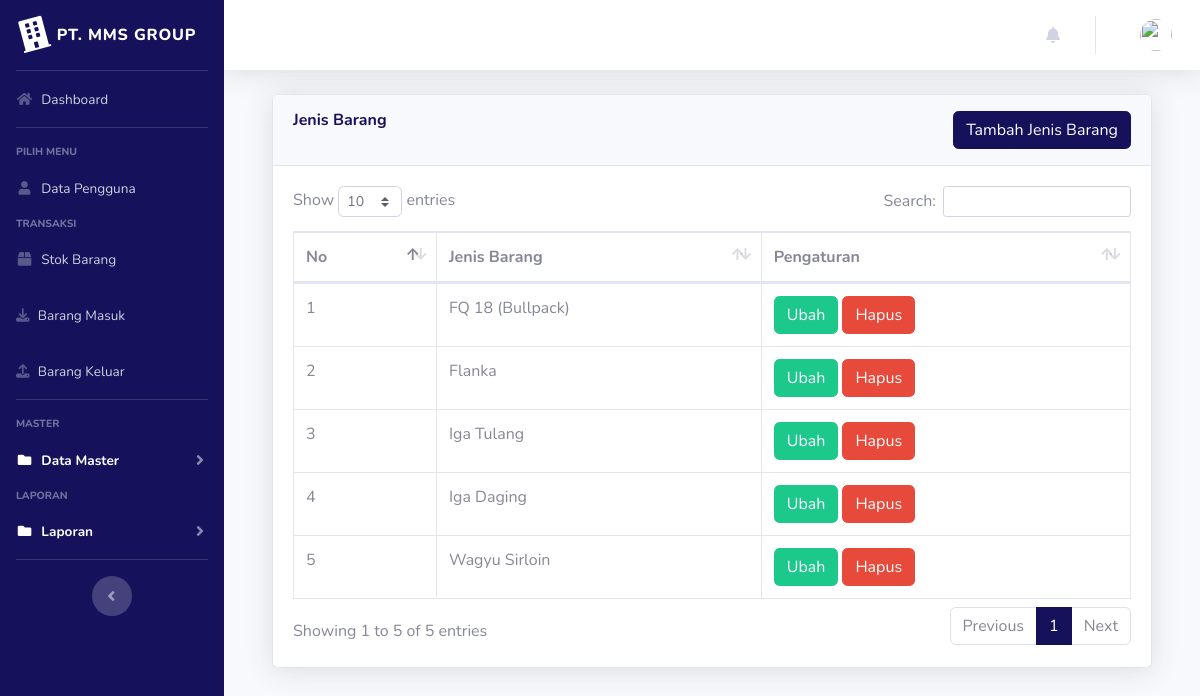
The app's page /index.php?page=jenisbarang (signed in), older data.
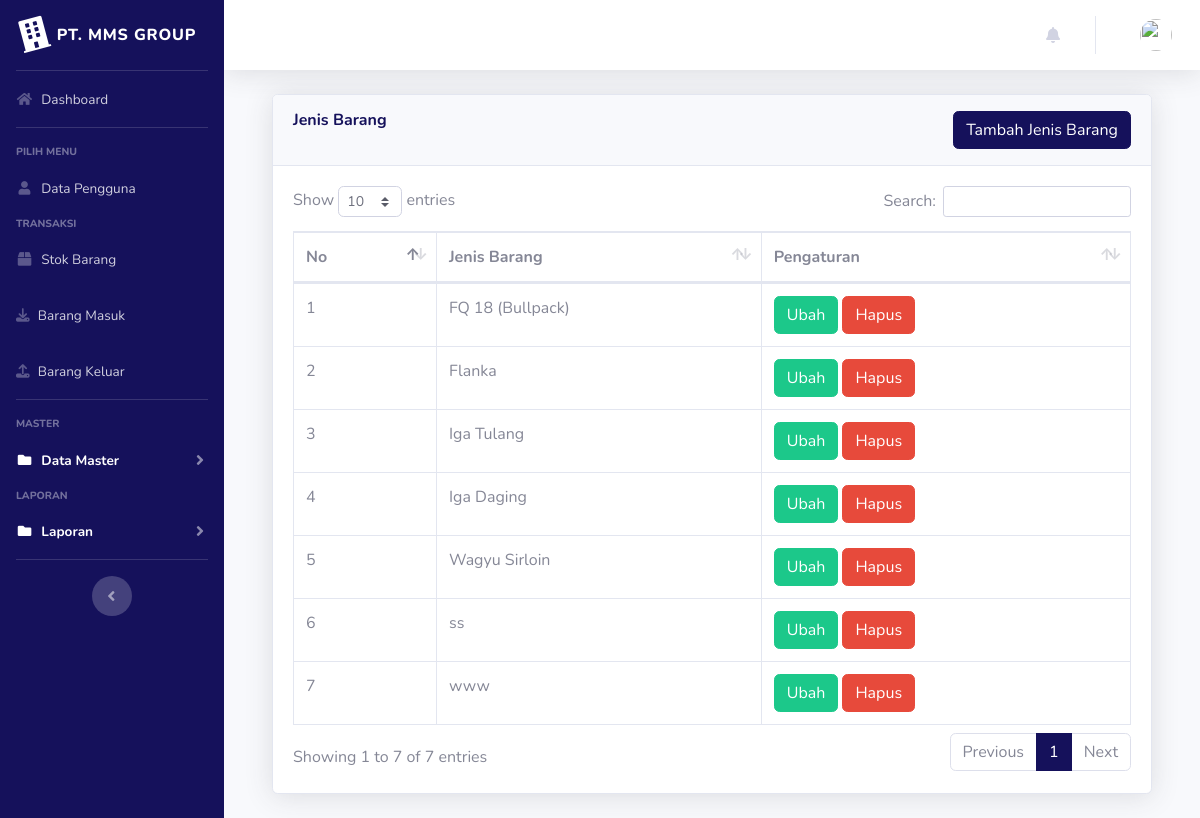
The same page, newer data.
### tables this page shows
CREATE TABLE `jenis_barang` (
  `id` int NOT NULL AUTO_INCREMENT,
  `jenis_barang` varchar(100) NOT NULL,
  PRIMARY KEY (`id`)
);

### page/jenisbarang/jenisbarang.php (the view, shortened to what this page needs)
<div class="container-fluid">
  <div class="card shadow mb-4">
    <div class="card-header py-3" style="display: flex; justify-content: space-between;">
      <h6 class="m-0 font-weight-bold text-primary">Jenis Barang</h6>
      <a href="?page=jenisbarang&aksi=tambahjenis" class="btn btn-primary">Tambah Jenis Barang</a>
    </div>
    <div class="card-body">
      <div class="table-responsive">
        <table class="table table-bordered" id="dataTable" width="100%" cellspacing="0">
          <thead>
            <tr>
              <th>No</th>
              <th>Jenis Barang</th>
              <th>Pengaturan</th>
            </tr>
          </thead>
          <tbody>
            <?php
            $no = 1;
            $sql = $koneksi->query("select * from jenis_barang");
            while ($data = $sql->fetch_assoc()) {
            ?>
              <tr>
                <td><?php echo $no++; ?></td>
                <td><?php echo $data['jenis_barang'] ?></td>
                <td>
                  <a href="?page=jenisbarang&aksi=ubahjenis&id=<?php echo $data['id'] ?>" class="btn btn-success">Ubah</a>
                  <a href="javascript:void(0);"
                  onclick="confirmDelete('<?php echo $data['id']; ?>')" class="btn btn-danger">Hapus</a>
                </td>
              </tr>
            <?php } ?>
          </tbody>
        </table>
      </div>
    </div>
  </div>
</div>

Row changes from the older to the newer data that the page shows:
added jenis_barang: jenis_barang "ss"
added jenis_barang: jenis_barang "www"
Text that changed along with them:
text written by a page script: "Show entries Search: Showing 1 to 5 of 5 entries Previous 1 Next" → "Show entries Search: Showing 1 to 7 of 7 entries Previous 1 Next"
